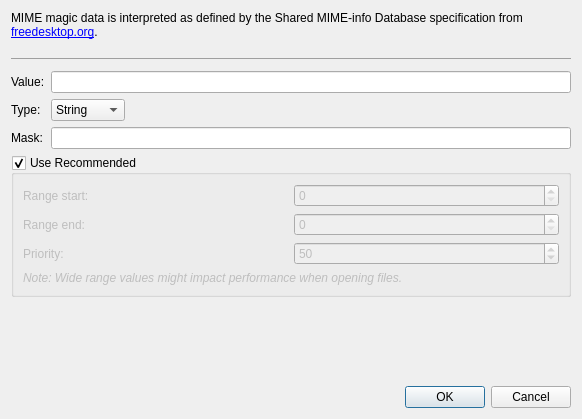
<?xml version="1.0" encoding="UTF-8"?>
<ui version="4.0">
 <class>Orca::Plugin::Core::MimeTypeMagicDialog</class>
 <widget class="QDialog" name="Orca::Plugin::Core::MimeTypeMagicDialog">
  <property name="geometry">
   <rect>
    <x>0</x>
    <y>0</y>
    <width>582</width>
    <height>419</height>
   </rect>
  </property>
  <property name="windowTitle">
   <string>Dialog</string>
  </property>
  <layout class="QVBoxLayout" name="verticalLayout">
   <item>
    <widget class="QLabel" name="informationLabel">
     <property name="text">
      <string>&lt;html&gt;&lt;head/&gt;&lt;body&gt;&lt;p&gt;MIME magic data is interpreted as defined by the Shared MIME-info Database specification from &lt;a href=&quot;http://standards.freedesktop.org/shared-mime-info-spec/shared-mime-info-spec-latest.html&quot;&gt;freedesktop.org&lt;/a&gt;.&lt;hr/&gt;&lt;/p&gt;&lt;/body&gt;&lt;/html&gt;</string>
     </property>
     <property name="wordWrap">
      <bool>true</bool>
     </property>
    </widget>
   </item>
   <item>
    <layout class="QGridLayout" name="gridLayout_3">
     <item row="0" column="0">
      <widget class="QLabel" name="valueLabel">
       <property name="text">
        <string>Value:</string>
       </property>
      </widget>
     </item>
     <item row="0" column="1">
      <widget class="QLineEdit" name="valueLineEdit"/>
     </item>
     <item row="1" column="0">
      <widget class="QLabel" name="typeLabel">
       <property name="text">
        <string>Type:</string>
       </property>
      </widget>
     </item>
     <item row="1" column="1">
      <layout class="QHBoxLayout" name="horizontalLayout">
       <item>
        <widget class="QComboBox" name="typeSelector">
         <item>
          <property name="text">
           <string>String</string>
          </property>
         </item>
         <item>
          <property name="text">
           <string>RegExp</string>
          </property>
         </item>
         <item>
          <property name="text">
           <string>Host16</string>
          </property>
         </item>
         <item>
          <property name="text">
           <string>Host32</string>
          </property>
         </item>
         <item>
          <property name="text">
           <string>Big16</string>
          </property>
         </item>
         <item>
          <property name="text">
           <string>Big32</string>
          </property>
         </item>
         <item>
          <property name="text">
           <string>Little16</string>
          </property>
         </item>
         <item>
          <property name="text">
           <string>Little32</string>
          </property>
         </item>
         <item>
          <property name="text">
           <string>Byte</string>
          </property>
         </item>
        </widget>
       </item>
       <item>
        <spacer name="horizontalSpacer_2">
         <property name="orientation">
          <enum>Qt::Horizontal</enum>
         </property>
         <property name="sizeHint" stdset="0">
          <size>
           <width>40</width>
           <height>20</height>
          </size>
         </property>
        </spacer>
       </item>
      </layout>
     </item>
     <item row="2" column="0">
      <widget class="QLabel" name="maskLabel">
       <property name="text">
        <string>Mask:</string>
       </property>
      </widget>
     </item>
     <item row="2" column="1">
      <widget class="QLineEdit" name="maskLineEdit"/>
     </item>
    </layout>
   </item>
   <item>
    <widget class="QGroupBox" name="useRecommendedGroupBox">
     <property name="title">
      <string>Use Recommended</string>
     </property>
     <property name="checkable">
      <bool>true</bool>
     </property>
     <layout class="QGridLayout" name="gridLayout_2">
      <item row="1" column="0">
       <widget class="QLabel" name="noteLabel">
        <property name="enabled">
         <bool>false</bool>
        </property>
        <property name="text">
         <string>&lt;html&gt;&lt;head/&gt;&lt;body&gt;&lt;p&gt;&lt;span style=&quot; font-style:italic;&quot;&gt;Note: Wide range values might impact performance when opening files.&lt;/span&gt;&lt;/p&gt;&lt;/body&gt;&lt;/html&gt;</string>
        </property>
        <property name="textFormat">
         <enum>Qt::RichText</enum>
        </property>
       </widget>
      </item>
      <item row="0" column="0">
       <layout class="QGridLayout" name="gridLayout">
        <item row="0" column="0">
         <widget class="QLabel" name="startRangeLabel">
          <property name="enabled">
           <bool>false</bool>
          </property>
          <property name="text">
           <string>Range start:</string>
          </property>
         </widget>
        </item>
        <item row="1" column="0">
         <widget class="QLabel" name="endRangeLabel">
          <property name="enabled">
           <bool>false</bool>
          </property>
          <property name="text">
           <string>Range end:</string>
          </property>
         </widget>
        </item>
        <item row="2" column="0">
         <widget class="QLabel" name="priorityLabel">
          <property name="enabled">
           <bool>false</bool>
          </property>
          <property name="text">
           <string>Priority:</string>
          </property>
         </widget>
        </item>
        <item row="2" column="1">
         <widget class="QSpinBox" name="prioritySpinBox">
          <property name="enabled">
           <bool>false</bool>
          </property>
          <property name="minimum">
           <number>1</number>
          </property>
          <property name="value">
           <number>50</number>
          </property>
         </widget>
        </item>
        <item row="0" column="1">
         <widget class="QSpinBox" name="startRangeSpinBox">
          <property name="enabled">
           <bool>false</bool>
          </property>
          <property name="maximum">
           <number>9999</number>
          </property>
         </widget>
        </item>
        <item row="1" column="1">
         <widget class="QSpinBox" name="endRangeSpinBox">
          <property name="enabled">
           <bool>false</bool>
          </property>
          <property name="maximum">
           <number>9999</number>
          </property>
         </widget>
        </item>
       </layout>
      </item>
     </layout>
    </widget>
   </item>
   <item>
    <spacer name="verticalSpacer">
     <property name="orientation">
      <enum>Qt::Vertical</enum>
     </property>
     <property name="sizeHint" stdset="0">
      <size>
       <width>20</width>
       <height>0</height>
      </size>
     </property>
    </spacer>
   </item>
   <item>
    <widget class="QDialogButtonBox" name="buttonBox">
     <property name="orientation">
      <enum>Qt::Horizontal</enum>
     </property>
     <property name="standardButtons">
      <set>QDialogButtonBox::Cancel|QDialogButtonBox::Ok</set>
     </property>
    </widget>
   </item>
  </layout>
 </widget>
 <tabstops>
  <tabstop>valueLineEdit</tabstop>
  <tabstop>typeSelector</tabstop>
  <tabstop>maskLineEdit</tabstop>
  <tabstop>useRecommendedGroupBox</tabstop>
  <tabstop>startRangeSpinBox</tabstop>
  <tabstop>endRangeSpinBox</tabstop>
  <tabstop>prioritySpinBox</tabstop>
 </tabstops>
 <resources/>
 <connections>
  <connection>
   <sender>buttonBox</sender>
   <signal>rejected()</signal>
   <receiver>Orca::Plugin::Core::MimeTypeMagicDialog</receiver>
   <slot>reject()</slot>
   <hints>
    <hint type="sourcelabel">
     <x>301</x>
     <y>356</y>
    </hint>
    <hint type="destinationlabel">
     <x>286</x>
     <y>274</y>
    </hint>
   </hints>
  </connection>
 </connections>
</ui>
